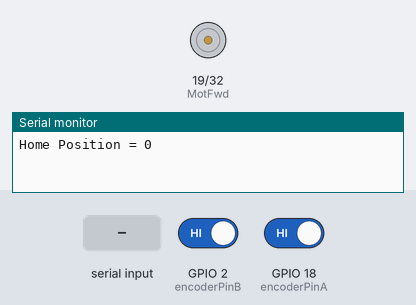
Bench run of a sketch on a simulated ESP32. Shown: motor-driver pin pairs drawn as motors (green arrow = first pin HIGH = forward, orange = second pin HIGH = backward, longer = more drive), the last lines printed to the serial monitor. Inputs (shaded band) come from the test bench; at power-on: GPIO 2 (encoderPinB) HIGH, GPIO 18 (encoderPinA) HIGH.

Above: at 2.8 s.
2.9 s: "h\n" received over Serial
At 3.5 s:
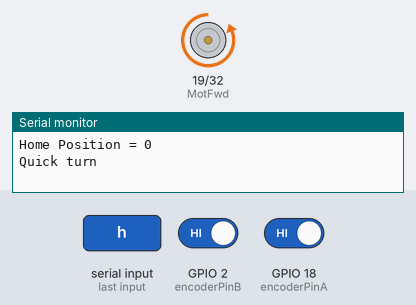
7.0 s: "ls\n" received over Serial
At 7.8 s:
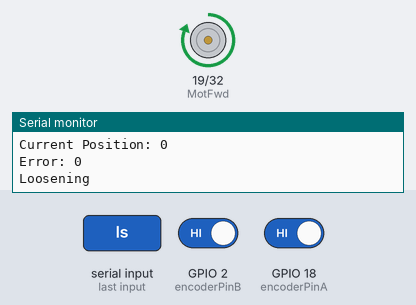
10.7 s: "l\n" received over Serial
At 14.3 s:
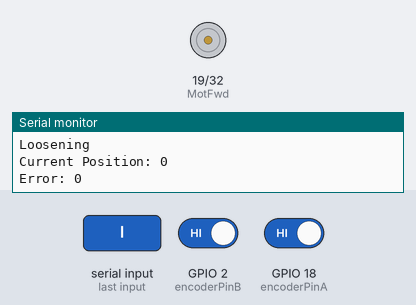
Timing chart, 0 to 15.8 s (numbered marks = the images above; inputs shaded):
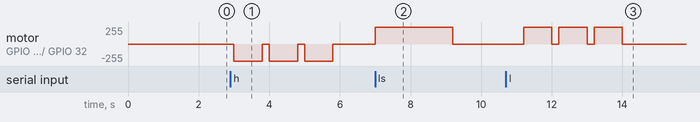

The sketch:

Combined_motor_loadcell.ino
```cpp
//Libraries
//ADC for reading load cells
#include "HX711.h"

// CIRCUIT WIRING
// Motor control pins
#define MotFwd  19  // Motor Forward pin
#define MotRev  32  // Motor Reverse pin

int encoderPinA = 18; // Encoder Output 'A' must be connected to an interrupt pin of the Arduino.
int encoderPinB = 2;  // Encoder Output 'B' must be connected to an interrupt pin of the Arduino.

volatile long encoderValue = 0;  // Store the current position of the encoder.
volatile int lastEncoded = 0; // Here updated value of encoder store.
long homePosition = 0;           // Variable to store the initial position.
bool isHighMode = false;         // Flag to indicate high mode.
bool isLowMode = false;          // Flag to indicate low mode.
bool tighten = false;
bool loosen = false;

// Load cell pins
const int LOADCELL_DOUT_PIN = 4;  //  Use a GPIO pin suitable for your ESP32 board
const int LOADCELL_SCK_PIN = 18;  // Use a GPIO pin suitable for your ESP32 board

HX711 scale;

//Constants
float calibrationFactor = 0;      // Variable to store the calibration factor
const float knownMass = 0.285;    // Mass in kilograms for calibration
const float gravity = 9.81;       // Acceleration due to gravity (m/s^2)


void setup() {
  // Setup for motor control
  pinMode(MotFwd, OUTPUT);
  pinMode(MotRev, OUTPUT);
  Serial.begin(9600); // Initialize serial communication

  pinMode(encoderPinA, INPUT_PULLUP);
  pinMode(encoderPinB, INPUT_PULLUP);

  digitalWrite(encoderPinA, HIGH); // Turn pullup resistor on.
  digitalWrite(encoderPinB, HIGH); // Turn pullup resistor on.

  attachInterrupt(digitalPinToInterrupt(encoderPinA), updateEncoder, CHANGE);
  attachInterrupt(digitalPinToInterrupt(encoderPinB), updateEncoder, CHANGE);

  homePosition = encoderValue;  // Store the initial encoder position as home position.
  Serial.print("Home Position = ");
  Serial.println(homePosition);

  // Setup for load cell
  scale.begin(LOADCELL_DOUT_PIN, LOADCELL_SCK_PIN);
  // recalibrate();
}


void loop() {
  isHighMode = false;
  isLowMode = false;
  tighten = false;
  loosen = false;

  if (Serial.available() > 0) {
    String input = Serial.readStringUntil('\n');

    // Handle motor control commands
    // high pressure indicator
    if (input.equals("h")) {
      isHighMode = true;
      isLowMode = false;
      tighten = false;
      loosen = false;

    // low pressure indicator
    } else if (input.equals("l")) {
      isHighMode = false;
      isLowMode = true;
      tighten = false;
      loosen = false;

    // tighten
    } else if (input.equals("t")) {
      isHighMode = false;
      isLowMode = false;
      tighten = true;
      loosen = false;

    // loosen
    } else if (input.equals("ls")) {
      isHighMode = false;
      isLowMode = false;
      tighten = false;
      loosen = true;

    // neutral
    } else if (input.equals("n")) {
      isHighMode = false;
      isLowMode = false;
      tighten = false;
      loosen = false;
    }

    // Handle load cell commands
    // measure
    else if (input.equals("m")) {
      Serial.println("Taking 3 measurements...");
      for (int i = 0; i < 3; i++) {
        float force = scale.get_units(10); // Get the force in Newtons
        Serial.print("Measurement ");
        Serial.print(i + 1);
        Serial.print(": ");
        Serial.print(force);
        Serial.println(" N"); // Display force in Newtons
        delay(1000);  // Delay between measurements
      }
    // recalibrate
    } else if (input.equals("r")) {
      recalibrate();
    }
  }

  // Motor control logic
  motorControl();
}


// Functions

// Motor Control Function
void motorControl() {
  if (isHighMode) {
    for (int i = 0; i < 3; i++) {
      Serial.println("Quick turn");
      digitalWrite(MotFwd, LOW);
      digitalWrite(MotRev, HIGH);
      delay(800); // Quick counter-clockwise turns.
      digitalWrite(MotFwd, LOW);
      digitalWrite(MotRev, LOW);
      delay(200);
    }
    returnToHomePosition();
  } else if (isLowMode) {
    for (int i = 0; i < 3; i++) {
      digitalWrite(MotFwd, HIGH);
      digitalWrite(MotRev, LOW);
      delay(800); // Quick clockwise turns.
      digitalWrite(MotFwd, LOW);
      digitalWrite(MotRev, LOW);
      delay(200);
    }
    returnToHomePosition();
  } else if (tighten) {
    Serial.println("Tightening");
    digitalWrite(MotFwd, LOW);
    digitalWrite(MotRev, HIGH);
    delay(2200);
  } else if (loosen) {
    Serial.println("Loosening");
    digitalWrite(MotRev, LOW);
    digitalWrite(MotFwd, HIGH);
    delay(2200);
  } else {
    digitalWrite(MotFwd, LOW);
    digitalWrite(MotRev, LOW); // No rotation
    delay(1000); // Delay in normal mode
  }
}

void updateEncoder() {
  int MSB = digitalRead(encoderPinA);
  int LSB = digitalRead(encoderPinB);

  int encoded = (MSB << 1) | LSB;
  int sum = (lastEncoded << 2) | encoded;

  if (sum == 0b1101 || sum == 0b0100 || sum == 0b0010 || sum == 0b1011) encoderValue--;
  if (sum == 0b1110 || sum == 0b0111 || sum == 0b0001 || sum == 0b1000) encoderValue++;

  lastEncoded = encoded;
}

void returnToHomePosition() {
  long currentPos = encoderValue;
  Serial.print("Current Position: ");
  Serial.println(currentPos);
  long error = homePosition - currentPos;
  Serial.print("Error: ");
  Serial.println(error);

  while (abs(error) > 1) {
    if (error > 0) {
      digitalWrite(MotFwd, HIGH);
      digitalWrite(MotRev, LOW);
    } else {
      digitalWrite(MotFwd, LOW);
      digitalWrite(MotRev, HIGH);
    }
    delay(10);
    currentPos = encoderValue;
    error = homePosition - currentPos;
  }
  digitalWrite(MotFwd, LOW);
  digitalWrite(MotRev, LOW);
}

void recalibrate() {
  if (scale.is_ready()) {
    scale.set_scale();  // Reset the scale factor
    Serial.println("Tare... remove any weights from the scale.");
    delay(8000);
    scale.tare();
    Serial.println("Tare done...");
    Serial.print("Place a known weight on the scale...");
    delay(8000);  // Time to place the weight

    long reading = scale.get_units(10);  // Average of 10 readings
    Serial.print("Raw reading with known weight: ");
    Serial.println(reading);

    // Calculate the calibration factor using the known weight
    float knownForce = knownMass * gravity;  // Force in Newtons
    calibrationFactor = (float)reading / knownForce;
    Serial.print("Calibration Factor: ");
    Serial.println(calibrationFactor);

    // Set the scale to use the calculated calibration factor
    scale.set_scale(calibrationFactor);
    Serial.println("Recalibration complete.");
  }
  else {
    Serial.println("HX711 not found. Recalibration failed.");
  }
}
```

Measured:
- after the input at 2.9 s, motor on GPIO 19 (MotFwd) / GPIO 32 (MotRev): alternates backward 255/255 for 0.80 s and stopped for 0.20 s, starting after 0.10 s
- after the input at 7.0 s, motor on GPIO 19 (MotFwd) / GPIO 32 (MotRev): stopped → forward 255/255 at once, → stopped 2.2 s later
- after the input at 10.7 s, motor on GPIO 19 (MotFwd) / GPIO 32 (MotRev): alternates forward 255/255 for 0.80 s and stopped for 0.20 s, 6 changes in all, then stays stopped, starting after 0.50 s
